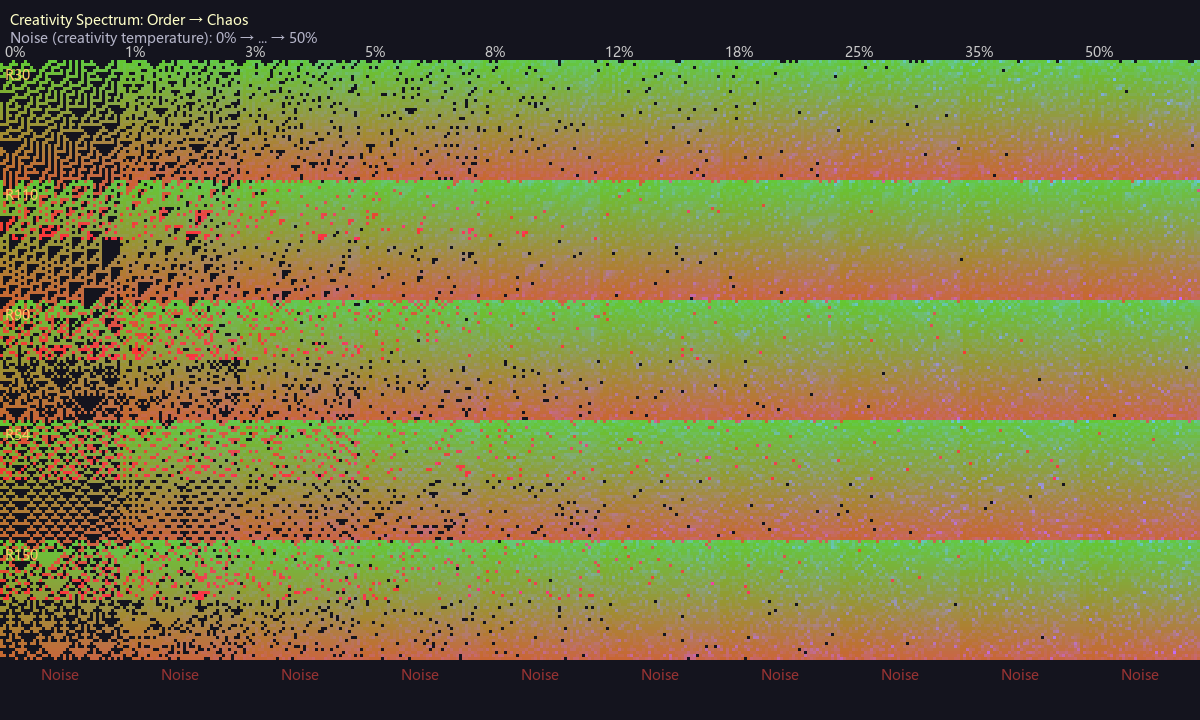

Write the Python code that produced this figure.
"""
#017 Creativity — 创造カ光谱实验
在有序-混沌参数空间中扫描，看哪个区域生成最"有趣"的模式
"""
from PIL import Image, ImageDraw, ImageFont
import random, math, os

W, H = 1200, 600
CELL = 3
CA_W, CA_H = W // CELL, H // 2 // CELL

def generate_ca(rule, width, height, noise=0.0, seed_type='single'):
    """1D CA 演化，用噪声控制混沌程度。multi-color 展示"""
    grid = [[0]*width for _ in range(height)]
    # 初始行
    if seed_type == 'single':
        grid[0][width//2] = 1
    elif seed_type == 'random':
        grid[0] = [1 if random.random() < 0.3 else 0 for _ in range(width)]
    elif seed_type == 'noise':
        grid[0] = [1 if random.random() < noise else 0 for _ in range(width)]

    for y in range(1, height):
        for x in range(width):
            # 添加噪声变异（模拟创造性干扰）
            if random.random() < noise:
                grid[y][x] = 1 if random.random() < 0.5 else 0
                continue
            # Wolfram Rule 30-like 但加参数
            left = grid[y-1][(x-1)%width]
            center = grid[y-1][x]
            right = grid[y-1][(x+1)%width]
            idx = (left << 2) | (center << 1) | right

            # 核心规则 + 温度参数
            # 低温度: 使用标准 Wolfram 规则
            if random.random() < (1 - noise * 0.5):
                val = (rule >> idx) & 1
            else:
                val = 1 if random.random() < 0.5 else 0
            grid[y][x] = val
    return grid

def measure_activity(grid):
    """测量系统的活性（非零比例）"""
    total = len(grid) * len(grid[0])
    active = sum(sum(row) for row in grid)
    return active / total

def measure_variety(grid, window=10):
    """测量窗口之间的变化率（新奇性近似）"""
    changes = 0
    count = 0
    for y in range(1, len(grid)):
        for x in range(len(grid[0])):
            if grid[y][x] != grid[y-1][x]:
                changes += 1
            count += 1
    return changes / count

# 创造カ光谱参数
noise_levels = [0.0, 0.01, 0.03, 0.05, 0.08, 0.12, 0.18, 0.25, 0.35, 0.50]
rules = [30, 110, 90, 54, 150]
seed_types = ['single', 'random']

img = Image.new('RGB', (W, H + 120), (20, 20, 30))
draw = ImageDraw.Draw(img)

# 找字体
font = None
for fp in ['C:/Windows/Fonts/msyh.ttc', 'C:/Windows/Fonts/arial.ttf', '/usr/share/fonts/truetype/dejavu/DejaVuSans.ttf']:
    if os.path.exists(fp):
        try:
            font = ImageFont.truetype(fp, 14)
            break
        except:
            pass

col_w = W // len(noise_levels)
row_h = H // len(rules)

metrics_data = {}  # (rule, noise) -> activity, variety

for ri, rule in enumerate(rules):
    for ni, noise in enumerate(noise_levels):
        grid = generate_ca(rule, CA_W, 60, noise=noise, seed_type='random')
        activity = measure_activity(grid)
        variety = measure_variety(grid)
        metrics_data[(rule, noise)] = (activity, variety)

        # 绘制
        x0 = ni * col_w
        y0 = ri * row_h + 60
        for yy in range(min(60, len(grid))):
            for xx in range(min(CA_W, len(grid[0]))):
                if grid[yy][xx]:
                    # 多彩着色 — 绿色到红色取决于位置
                    g = max(0, min(255, int(200 - (yy/60)*150)))
                    r = max(0, min(255, int(100 + (yy/60)*155)))
                    b = max(0, min(255, int(50 + xx*200//CA_W)))
                    for dy in range(CELL):
                        for dx in range(CELL):
                            px = x0 + xx*CELL + dx
                            py = y0 + yy*CELL + dy
                            if 0 <= px < W and 0 <= py < H+60:
                                img.putpixel((px, py), (r, g, b))

# 标题
if font:
    draw.text((10, 10), "Creativity Spectrum: Order → Chaos", fill=(255,255,200), font=font)
    draw.text((10, 28), "Noise (creativity temperature): 0% → ... → 50%", fill=(180,180,200), font=font)
    for ni, noise in enumerate(noise_levels):
        tx = ni * col_w + 5
        draw.text((tx, 42), f"{noise*100:.0f}%", fill=(200,200,200), font=font)

    # 规则标签
    for ri, rule in enumerate(rules):
        draw.text((5, 65 + ri*row_h), f"R{rule}", fill=(255,200,100), font=font)

    # 创造カ评分
    y_bottom = H + 65
    for ni, noise in enumerate(noise_levels):
        avg_var = sum(metrics_data[(r, noise)][1] for r in rules) / len(rules)
        xm = ni * col_w + col_w//2

        if avg_var < 0.05:
            label = "Dead"
            color = (100,100,100)
        elif avg_var < 0.15:
            label = "Stable"
            color = (100,180,100)
        elif avg_var < 0.30:
            label = "Creative"
            color = (255,220,50)
        elif avg_var < 0.40:
            label = "Chaotic"
            color = (200,100,50)
        else:
            label = "Noise"
            color = (150,50,50)

        tw = draw.textlength(label, font=font) if font else len(label)*8
        draw.text((xm - tw//2, y_bottom), label, fill=color, font=font)

img.save('experiments/creativity_spectrum.png')
print(f"Saved: experiments/creativity_spectrum.png")

# 输出创造カ数据
print(f"\n{'='*60}")
print(f"Creativity Metrics (variety score across parameter space)")
print(f"{'='*60}")
print(f"{'Noise':>8}", end="")
for noise in noise_levels:
    print(f"{noise*100:>6.0f}%", end="")
print()

for rule in rules:
    print(f"R{rule:>4}", end="")
    for noise in noise_levels:
        _, v = metrics_data[(rule, noise)]
        marker = "█" if v > 0.15 else "░" if v > 0.05 else "·"
        print(f"  {v:.3f}", end="")
    print()
